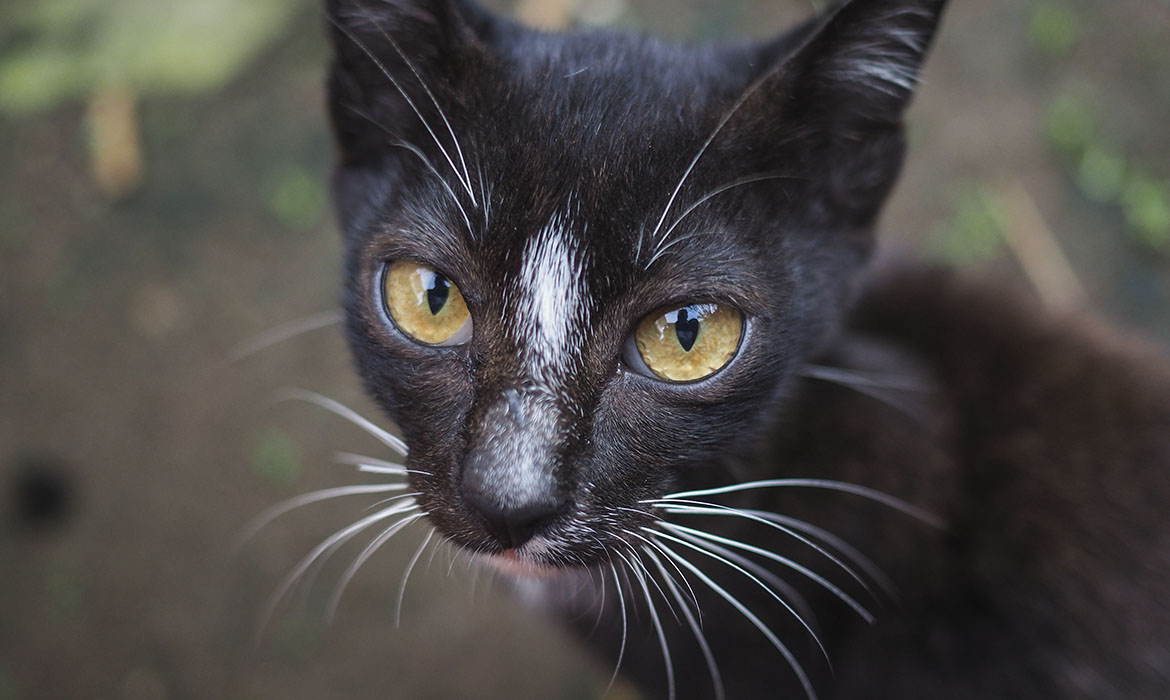
#> input picture sample.jpg, 1170 x 700 px, found by its file name
$ jupyter execute UAS_Pengolahan_Citra.ipynb
#> lines starting #> are read from the running program, lines starting #| are printed output that depends on the picture
## UAS Pengolahan Citra
Nama : M Mahfudl Awaludin <br>
Nim  : 210401010058

Analisis Perbandingan Operator Roberts dan Sobel
1. Operator Roberts
Kelebihan:
Menggunakan kernel kecil (2×2), sehingga lebih ringan secara komputasi.
Lebih cepat dibandingkan metode lain karena hanya menggunakan perbedaan nilai piksel terdekat.
Cocok untuk perangkat dengan keterbatasan komputasi.
Kekurangan:
Kurang efektif dalam menangkap detail tepi yang kompleks.
Sensitif terhadap noise karena hanya melihat perubahan antara dua piksel.
Kurang akurat dalam mendeteksi perubahan gradien pada area yang lebih besar.
2. Operator Sobel
Kelebihan:
Menggunakan kernel 3×3 yang lebih besar dibandingkan Roberts, sehingga lebih stabil terhadap noise.
Mampu menangkap perubahan gradien yang lebih luas dan menghasilkan deteksi tepi yang lebih halus.
Lebih baik dalam mendeteksi detail gambar yang kompleks.
Kekurangan:
Lebih mahal secara komputasi dibandingkan Roberts karena menggunakan kernel yang lebih besar.
Kurang efisien jika hanya membutuhkan deteksi tepi cepat pada gambar sederhana.

### Kode Soal 1

[cell 1]
# Mengimport library yang digunakan
import numpy as np
import imageio.v3 as imageio
import matplotlib.pyplot as plt
from scipy.ndimage import convolve

# Fungsi untuk deteksi tepi dengan Operator Roberts
def roberts_operator(image):
    roberts_x = np.array([[1, 0], [0, -1]])  # Kernel untuk sumbu X
    roberts_y = np.array([[0, 1], [-1, 0]])  # Kernel untuk sumbu Y

    edge_x = convolve(image, roberts_x, mode='constant', cval=0.0)
    edge_y = convolve(image, roberts_y, mode='constant', cval=0.0)

    edge_magnitude = np.sqrt(edge_x**2 + edge_y**2)  # Magnitudo Gradien
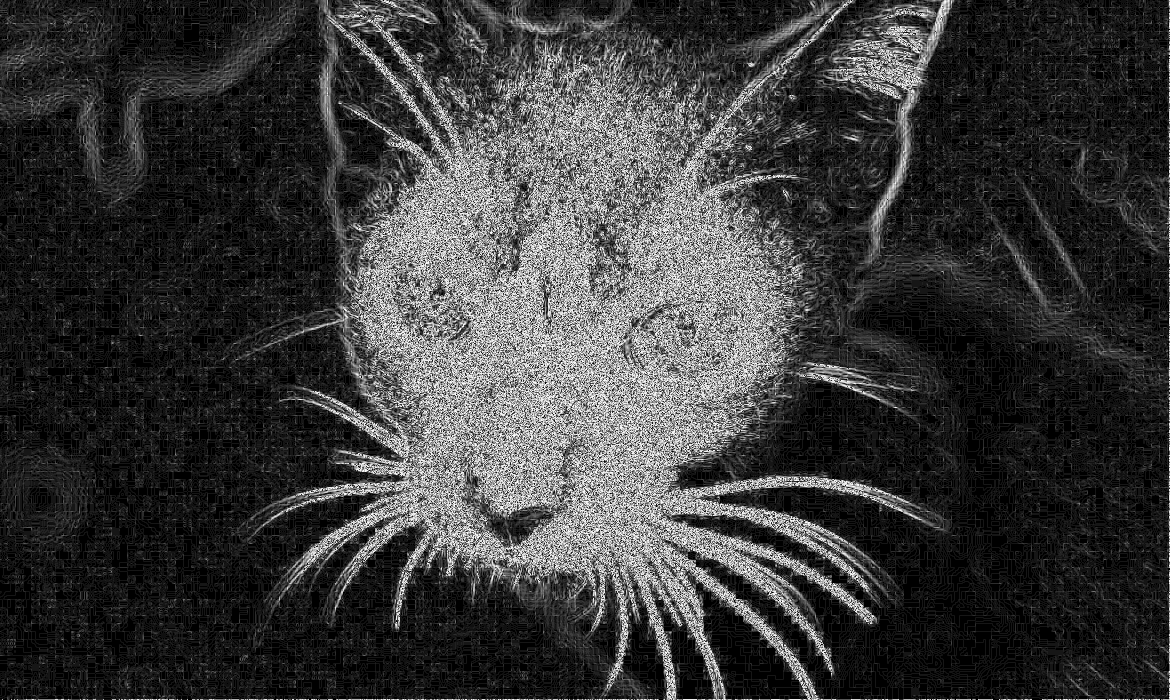
#> edge_magnitude: shape (700, 1170) float16; min 0, max 15.91, mean 3.62; drawn with min black and max white
    return edge_magnitude

# Fungsi untuk deteksi tepi dengan Operator Sobel
def sobel_operator(image):
    sobel_x = np.array([[-1, 0, 1], [-2, 0, 2], [-1, 0, 1]])  # Kernel Sobel X
    sobel_y = np.array([[-1, -2, -1], [0, 0, 0], [1, 2, 1]])  # Kernel Sobel Y

    edge_x = convolve(image, sobel_x, mode='constant', cval=0.0)
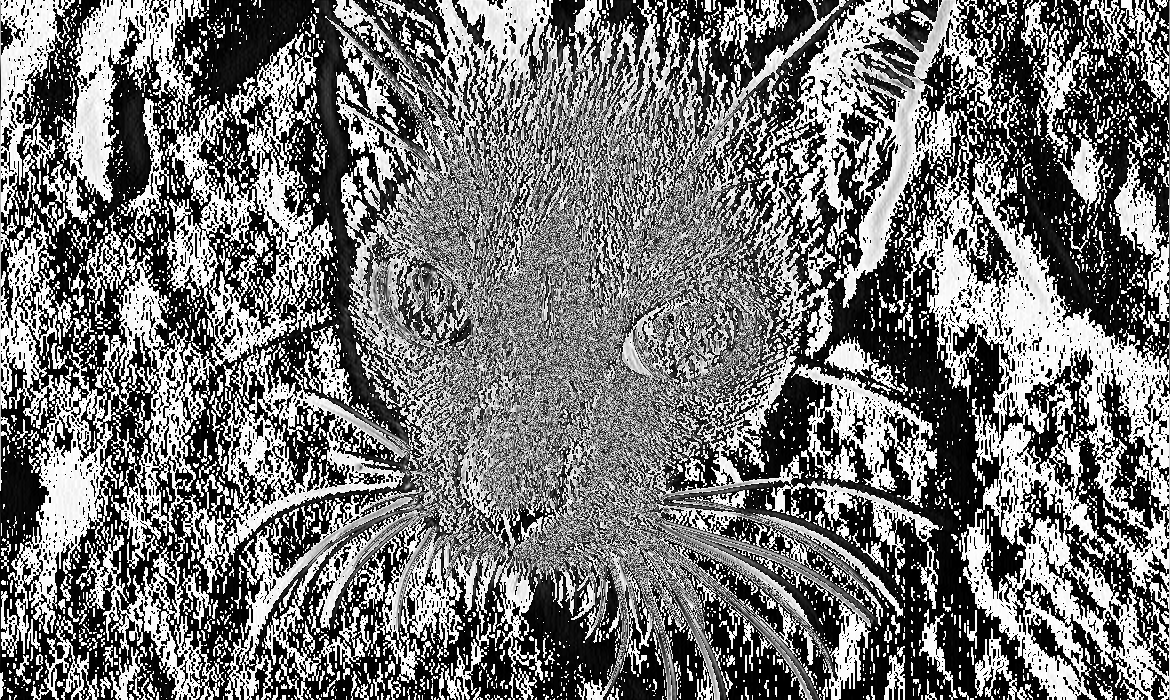
#> edge_x: shape (700, 1170); min 0, max 255, mean 116.3
    edge_y = convolve(image, sobel_y, mode='constant', cval=0.0)
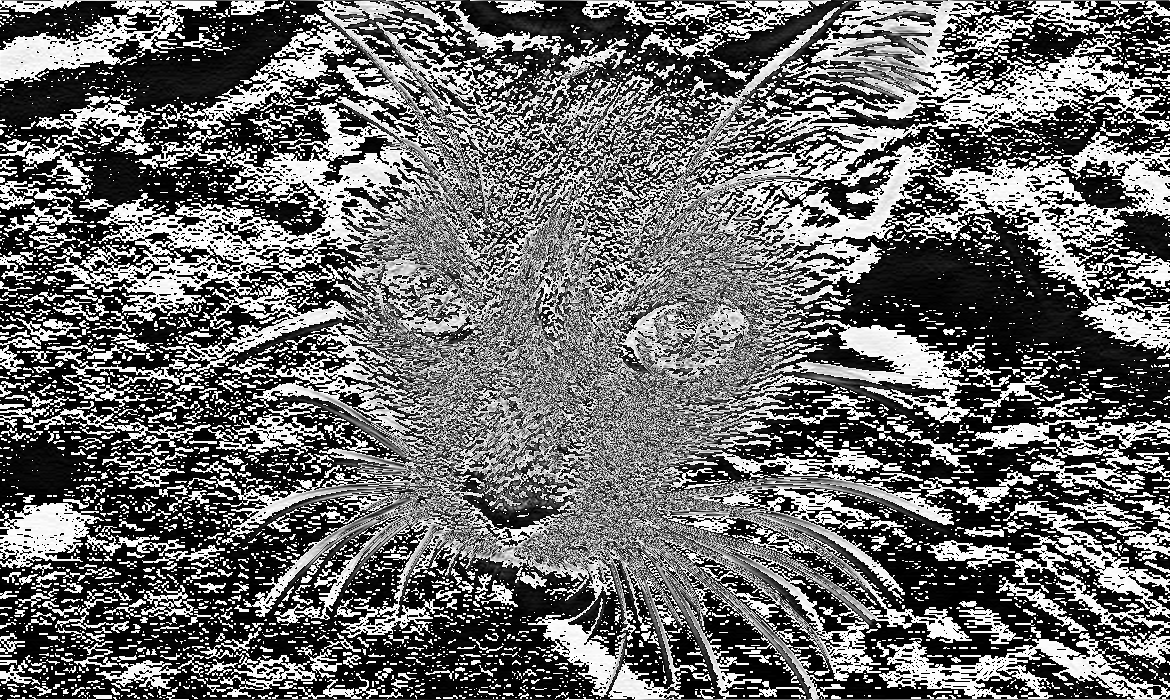
#> edge_y: shape (700, 1170); min 0, max 255, mean 106.9

    edge_magnitude = np.sqrt(edge_x**2 + edge_y**2)  # Magnitudo Gradien
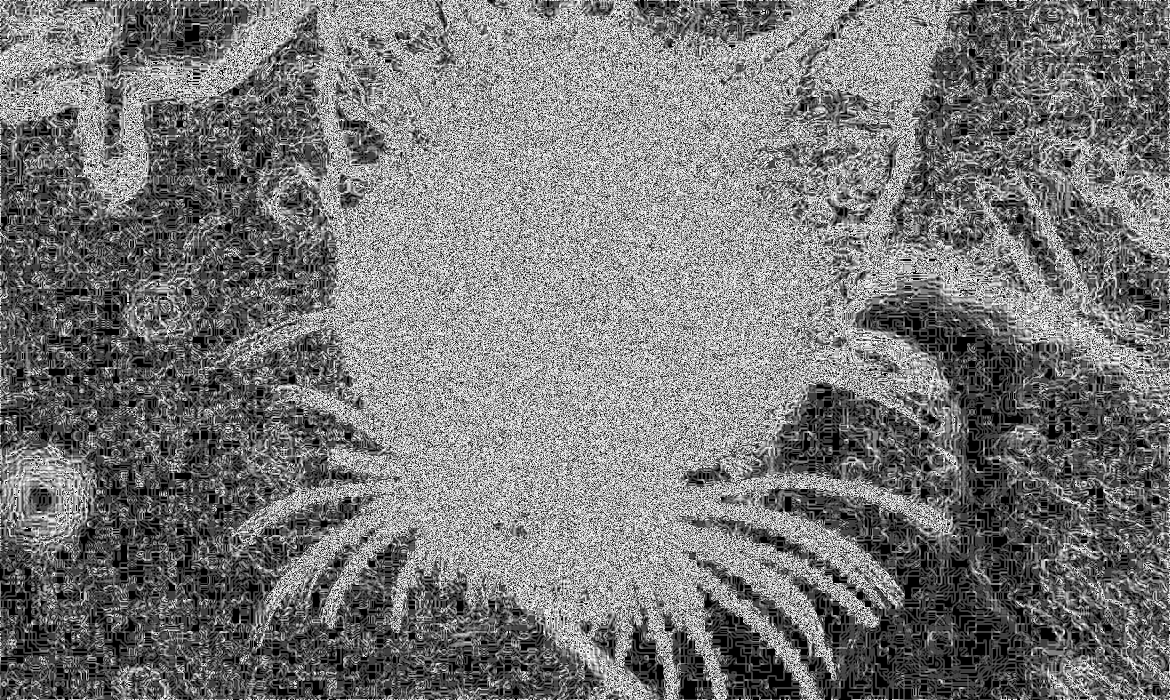
#> edge_magnitude: shape (700, 1170) float16; min 0, max 15.81, mean 7.39; drawn with min black and max white
    return edge_magnitude

# Load gambar grayscale
image = imageio.imread('/content/sample.jpg', mode='L')

# Menerapkan operator Roberts dan Sobel
edges_roberts = roberts_operator(image)
edges_sobel = sobel_operator(image)

# Menampilkan hasil perbandingan
fig, ax = plt.subplots(1, 3, figsize=(15, 5))

ax[0].imshow(image, cmap='gray')
ax[0].set_title("Gambar Asli")
ax[0].axis('off')

ax[1].imshow(edges_roberts, cmap='gray')
ax[1].set_title("Deteksi Tepi - Roberts")
ax[1].axis('off')

ax[2].imshow(edges_sobel, cmap='gray')
ax[2].set_title("Deteksi Tepi - Sobel")
ax[2].axis('off')

plt.show()

**Hasil & Analisa**

1. Gambar Asli (Kiri)
Gambar pertama menunjukkan gambar asli dalam skala grayscale. Ini adalah gambar seekor kucing dengan latar belakang yang agak blur. Objek utama yang memiliki detail tinggi adalah bagian mata, kumis, dan batas kepala kucing.

2. Hasil Deteksi Tepi dengan Operator Roberts (Tengah)
- Karakteristik:<br>
Gambar hasil deteksi tepi menggunakan Roberts Operator terlihat memiliki banyak titik bintik atau noise, terutama di area yang seharusnya memiliki perubahan intensitas kecil.
Deteksi tepi terlihat cukup tajam pada bagian yang memiliki perubahan kontras tinggi, seperti kumis kucing, mata, dan batas kepala.
Namun, hasilnya cenderung lebih kasar dan lebih terpengaruh oleh noise dibandingkan dengan metode Sobel.
- Interpretasi:<br>
Operator Roberts menggunakan kernel 2×2, sehingga deteksi tepinya bekerja dengan sangat lokal dan sensitif terhadap perubahan kecil.
Metode ini kurang mampu menangkap detail pada gambar yang memiliki gradasi halus, yang menyebabkan banyak noise muncul pada bagian wajah kucing.
Kurang optimal untuk gambar dengan detail kompleks, tetapi cukup baik untuk pendeteksian tepi cepat pada gambar sederhana.
3. Hasil Deteksi Tepi dengan Operator Sobel (Kanan)
- Karakteristik:<br>
Gambar hasil deteksi tepi menggunakan Sobel Operator terlihat memiliki deteksi yang lebih halus dibandingkan dengan Roberts.
Tepi yang terdeteksi lebih luas, terutama pada kumis, batas kepala, dan mata kucing.
Namun, tampak bahwa gambar masih cukup berisik dengan banyak noise di bagian yang tidak seharusnya terdeteksi sebagai tepi.
- Interpretasi:<br>
Operator Sobel menggunakan kernel 3×3, sehingga hasilnya lebih stabil dibandingkan Roberts dalam menangkap tepi.
Meskipun lebih akurat dalam menangkap tepi yang lebih besar, hasil deteksi masih mengandung noise dalam jumlah yang signifikan.
Sobel lebih baik dibandingkan Roberts dalam menangani detail kompleks, tetapi masih memerlukan filter tambahan untuk mengurangi noise.

**Perbandingan**<br>

| Kriteria                  | Roberts Operator         | Sobel Operator           |
|---------------------------|-------------------------|--------------------------|
| **Ketajaman Tepi**        | Cukup tajam, tetapi kasar | Lebih halus dan lebih jelas |
| **Sensitivitas terhadap Noise** | Sangat tinggi (banyak bintik) | Sedang, tetapi masih cukup tinggi |
| **Ketepatan Deteksi**     | Deteksi kurang stabil   | Lebih baik dalam menangkap detail |
| **Efisiensi Komputasi**   | Cepat (Kernel 2×2)      | Lebih lambat (Kernel 3×3) |
| **Cocok untuk Gambar**    | Gambar sederhana, high contrast | Gambar dengan detail lebih kompleks |

### Implementasi Segmentasi Citra dengan K-Means

[cell 2]
import cv2
import numpy as np
import matplotlib.pyplot as plt

# Baca gambar
image = cv2.imread('/content/hasil.png')  # Gantilah dengan path gambar Anda
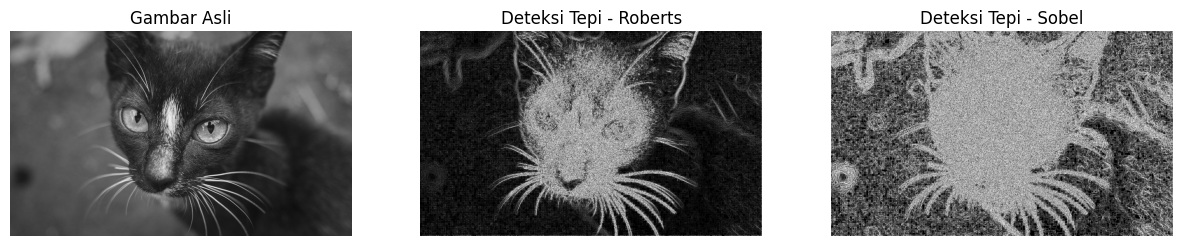
#> input picture hasil/hasil.png, 1182 x 246 px, found by its file name
#> image is the input picture: shape (246, 1182, 3); min 0, max 255, mean 129.1
image = cv2.cvtColor(image, cv2.COLOR_BGR2RGB)  # Ubah ke RGB

# Ubah gambar menjadi array 2D (untuk clustering)
pixel_values = image.reshape((-1, 3))
pixel_values = np.float32(pixel_values)  # Konversi ke float untuk K-Means

# Tentukan jumlah cluster (K)
K = 3  # Bisa disesuaikan dengan kebutuhan
criteria = (cv2.TERM_CRITERIA_EPS + cv2.TERM_CRITERIA_MAX_ITER, 100, 0.2)
_, labels, centers = cv2.kmeans(pixel_values, K, None, criteria, 10, cv2.KMEANS_RANDOM_CENTERS)
#> centers = [[139.3, 139.3, 139.3], [254.7, 254.7, 254.7], [45.32, 45.32, 45.32]]

# Ubah nilai pusat cluster ke dalam bentuk integer
centers = np.uint8(centers)
#> centers = [[139, 139, 139], [254, 254, 254], [45, 45, 45]]

# Rekonstruksi gambar dengan warna hasil clustering
segmented_image = centers[labels.flatten()]
segmented_image = segmented_image.reshape(image.shape)
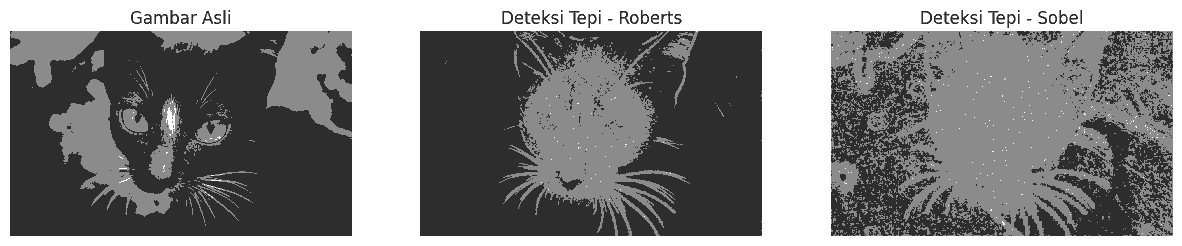
#> segmented_image: shape (246, 1182, 3); min 45, max 254, mean 128.7

# Menampilkan gambar asli dan hasil segmentasi
plt.figure(figsize=(10, 5))

plt.subplot(1, 2, 1)
plt.imshow(image)
plt.title("Gambar Asli")
plt.axis("off")

plt.subplot(1, 2, 2)
plt.imshow(segmented_image)
plt.title(f"Segmentasi dengan K={K}")
plt.axis("off")

plt.show()
